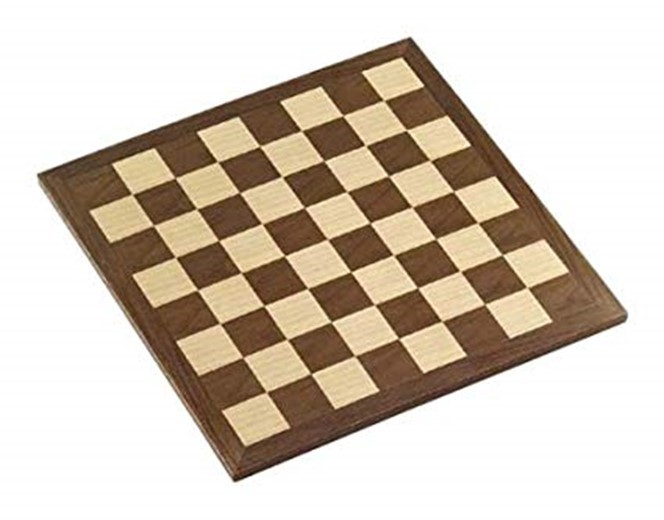
#> input picture Images/echequier.jpg, 664 x 520 px
$ python exercice4.py ../Images/echequier.jpg
#> lines starting #> are read from the running program, lines starting #| are printed output that depends on the picture
#> further down, img is the input picture: shape (520, 664, 3); mean B, G, R 185.7, 199, 210.5
import cv2 as cv
import sys
import numpy as np

window_title = "Original & Smoothed"
def display(x):
#> called with x = 'initialisation'
    s = float(cv.getTrackbarPos("Sigma",window_title))
    n = int(3*s)
    if(n%2 == 0):
        n = n+1
    dst = cv.GaussianBlur(img,(n,n),s)
    final = np.concatenate((img,dst),axis=0)
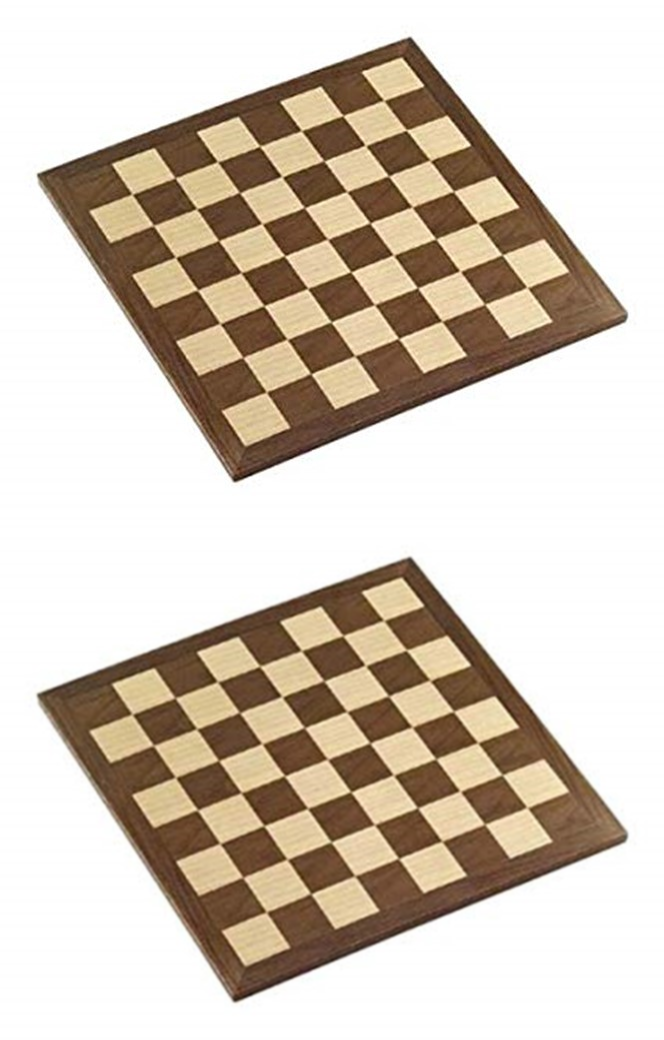
#> final: shape (1040, 664, 3); mean B, G, R 185.7, 199, 210.5
    ####################
    ## [ -1 , 0 , 1 ] ##
    ## [ -2 , 0 , 2 ] ##
    ## [ -1 , 0 , 1 ] ##
    ####################
    sobelx64f = cv.Sobel(img,cv.CV_64F,1,0)
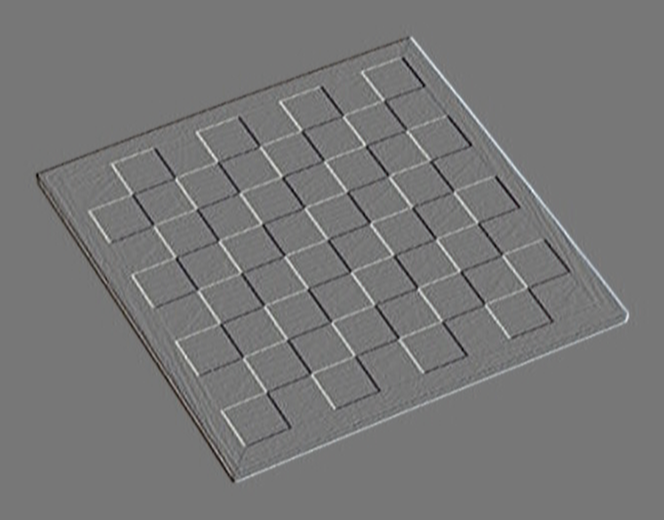
#> sobelx64f: shape (520, 664, 3) float64; mean B, G, R 0, 0, 0; drawn with min black and max white
    abs_sobelx64f = np.absolute(sobelx64f)
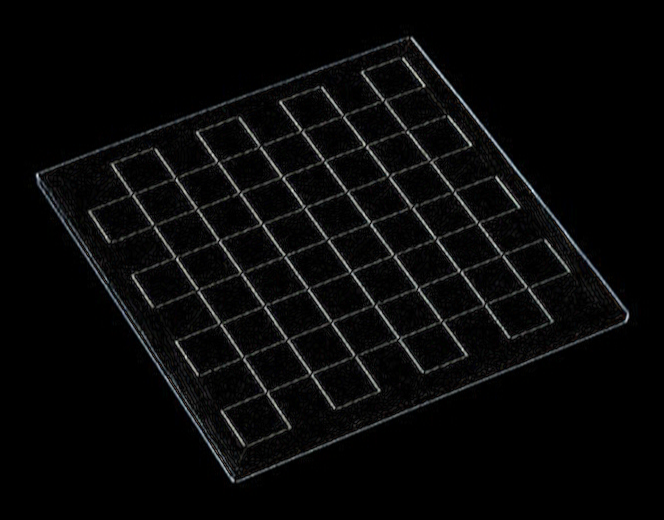
#> abs_sobelx64f: shape (520, 664, 3) float64; mean B, G, R 22.6, 22.3, 21.9; drawn with min black and max white
    sobelx_8u = np.uint8(abs_sobelx64f)
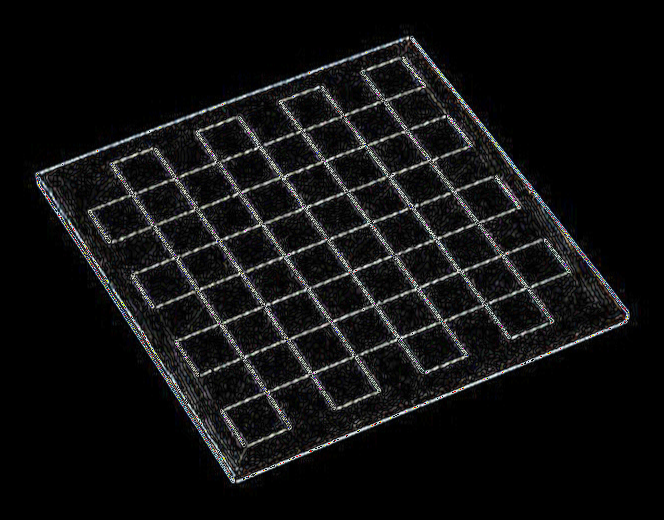
#> sobelx_8u: shape (520, 664, 3); mean B, G, R 17.3, 17, 16.9

    ######################
    ## [ -1 , -2 , -1 ] ##
    ## [  0 ,  0 ,  0 ] ##
    ## [  1 ,  2 ,  1 ] ##
    ######################
    sobely64f = cv.Sobel(img,cv.CV_64F,0,1)
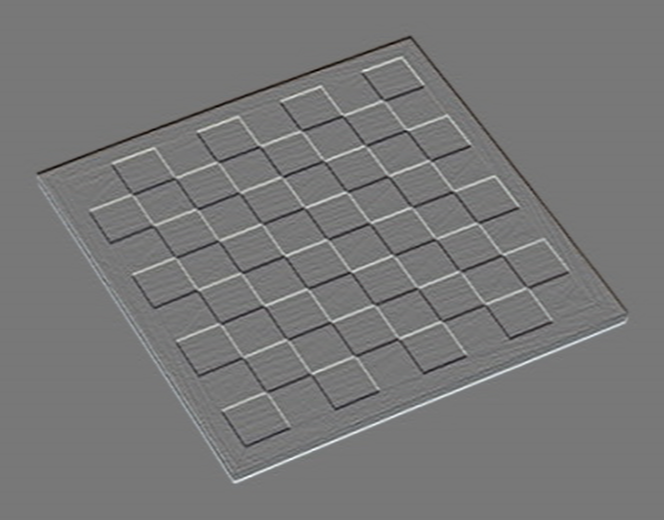
#> sobely64f: shape (520, 664, 3) float64; mean B, G, R 0, 0, 0; drawn with min black and max white
    abs_sobely64f = np.absolute(sobely64f)
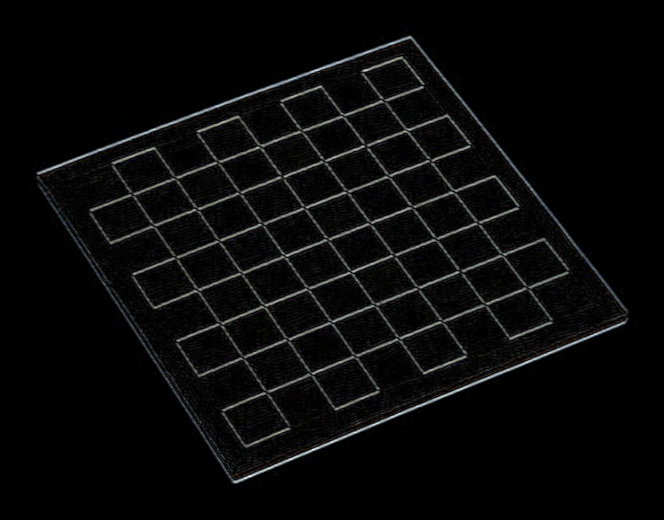
#> abs_sobely64f: shape (520, 664, 3) float64; mean B, G, R 30.4, 30.1, 29.7; drawn with min black and max white
    sobely_8u = np.uint8(abs_sobely64f)
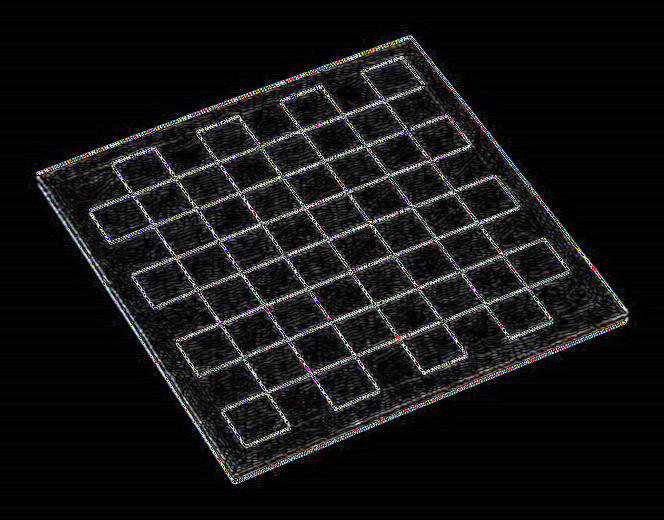
#> sobely_8u: shape (520, 664, 3); mean B, G, R 20.5, 20.1, 20.3

    cv.imshow(window_title,final)

if len(sys.argv) != 2:
    sys.exit("Image path missing.")

img = cv.imread(cv.samples.findFile(sys.argv[1]),cv.IMREAD_COLOR)
if img is None:
    sys.exit("Could not read the image.")

cv.namedWindow(window_title)
cv.createTrackbar("Sigma",window_title,1,10,display)
display("initialisation")
cv.waitKey(0)
